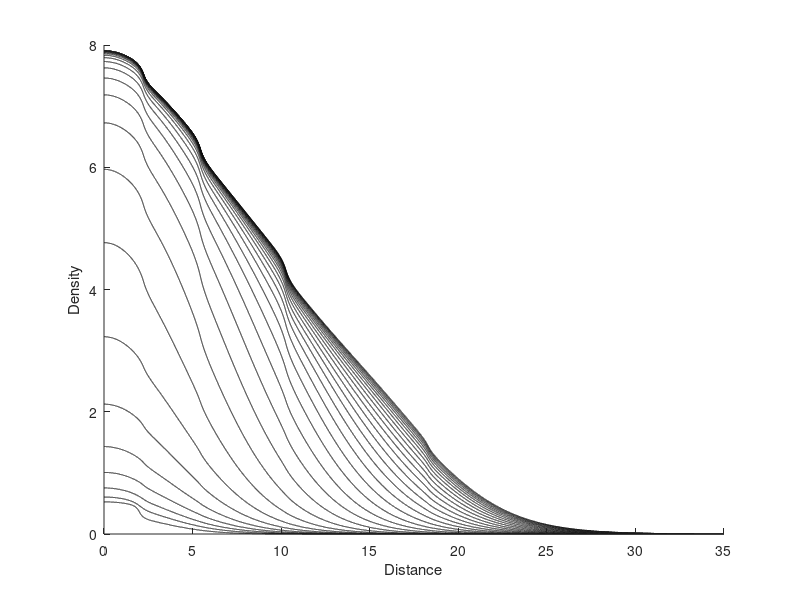
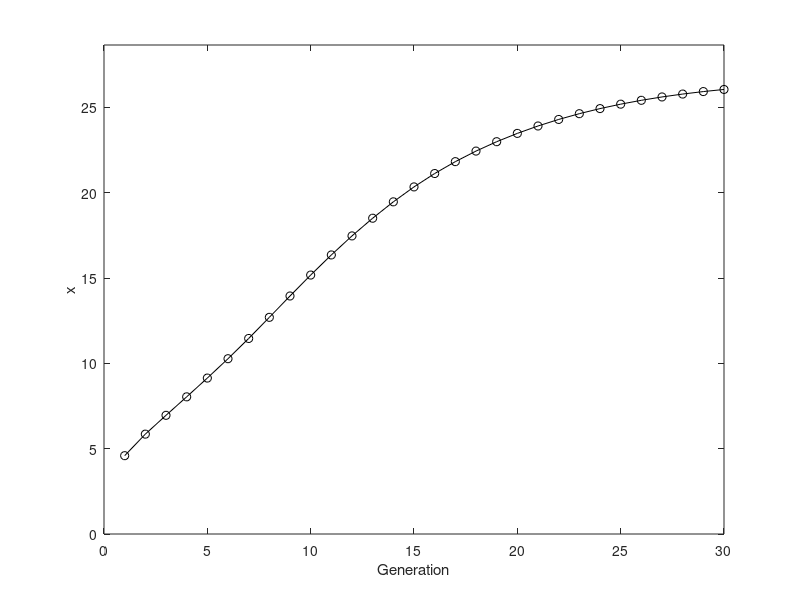

These charts were generated, in order, by the following MATLAB code:
% A program to compute the integrodifference equations of the Collared Dove
% Growth-Dispersal
% Nt curve is plotted after dispersal

%%%%% %%%%%%%%%%%%%%%%%%%%%%%%%%%%%%%%%
%%%%% 
%%%%% Pre - Initialization:
%%%%% 
%%%%% %%%%%%%%%%%%%%%%%%%%%%%%%%%%%%%%%

clear
figure(2)
clf;
F_P = [170 140 800 600];
Fig = gcf;
set(Fig, 'position', F_P);

%%%%% %%%%%%%%%%%%%%%%%%%%%%%%%%%%%%%%%
%%%%% 
%%%%% Initialization:
%%%%% 
%%%%% %%%%%%%%%%%%%%%%%%%%%%%%%%%%%%%%%

%%%%% System Constants:
Generation_Count = 30;

%%%%% Spatial Discretization:
% The physical domain is defined for -50 <= x <= 50.
% However, for the FFT, the computational domain is buffered with zeros for 
% -100 <= x < -50 and 50 <= x <= 100.
% (The number of grid points should be a power of 2 for the FFT solve.)

xl=35;
P      = 15;                   % 2^P data points for the Physical domain
Px     = 2^(P+1);              % Number of data points in the computational domain
x_step = 2*xl / (2^(P+1));     % 2^(P+1) data points for the computational domain
x      = [-xl : x_step : xl - 0.001*x_step];
x_plot = [0 : x_step : xl - 0.001*x_step];

%%%%% %%%%%%%%%%%%%%%%%%%%%%%%%%%%%%%%%
%%%%% 
%%%%% Define the Initial Population:
%%%%% 
%%%%% %%%%%%%%%%%%%%%%%%%%%%%%%%%%%%%%%

%%%%% Define the initial population:
% This is a delta function IC:
N1                      = zeros(1,Px);
N1                      = 0.5*(abs(x-1)<=1);
% N1(Px/4+3:3*Px/4-1)   = 34;

%%%%% Plot the initial population:
% subplot(2,3,4);
% plot( x_plot, N1(2^P+1:2^(P+1)), 'b-')
% xlabel( 'x');
% ylabel( 'N_{t}');
% title(  'Initial Population Density');
% axis([0,0.1*xl,0,max(N1)]);
% pause( 0.2 ); 

%%%%% Wave Front:
% Population threshold for the wave speed calculation.
wave_front = 0.1;

% To suppress numerical error, a week Allee effect is introduced.
Allee_tol = 10^(-10) * ones( size( x ) );

%%%%% %%%%%%%%%%%%%%%%%%%%%%%%%%%%%%%%%
%%%%% 
%%%%% Dispersal Kernel: x is the distance from the reference point in 100Km
%%%%% 
%%%%% %%%%%%%%%%%%%%%%%%%%%%%%%%%%%%%%%

%%%%%Normal + Laplace distribution:
 a1 = 0.07532;
 a2 = 10.1;
 b2 = 0.08904;
 c1 = 3.906;
 c2 = 1.988;
 K1 = a1 * exp(-(abs(x)/c1).^2)+b2*a2/c2*exp(-a2*abs(x)/c2);
 K1 = K1/(x_step*sum(K1)); % normalize

%%%%% Plot the dispersal Kernel:
% subplot(2,3,5);
% plot( x_plot-0.5*xl, K1(2^(P-1)+1:2^(P+1)-2^(P-1)), 'k-'); 
% %plot( x(2^(P-1)+1:2^(P+1)-2^(P-1)), K1(2^(P-1)+1:2^(P+1)-2^(P-1)), 'k-');axis([-10,10,0,1])
% xlabel( 'x');
% ylabel( 'y');
% title(  'Dispersal Kernel');

%%%%% Compute the FFT of the Dispersal Kernel:
%       calculate the fft of K1, multiplying by x_step to account
%       for the additional factor of Px and converting from a
%       interval length of 0 to 2*xl.  The fftshift accounts for
%       using an interval of (-xl,xl) as opposed to (0,2*xl).
% 
K_w1  = fft( fftshift( K1 ) )*x_step;


%%%%% %%%%%%%%%%%%%%%%%%%%%%%%%%%%%%%%%
%%%%% 
%%%%% Compute the solution to the IDE:
%%%%% 
%%%%% %%%%%%%%%%%%%%%%%%%%%%%%%%%%%%%%%

% parameters for growth dynamics
s = 0.4845;  
    
%%%%%%%%%%%%%%%%%%%%%%%%%%%%%%%%%%%%%%%   
% Convert T(z) to T(x) where z is the latitude w.r.t Florida
% and x is the corresponding distance from Florida in 100Km.    
%%%%%%%%%%%%%%%%%%%%%%%%%%%%%%%%%%%%%%%
sigma   = 18.6;
pp1     = 16.07;
q1      = 13.84;
T_x1    = ones(1,0.5*Px);
T_xfit  = pp1./(x_plot+q1*ones(1,0.5*Px));
tempT   = T_xfit-T_x1;
tempT2  = sign(tempT);
[YT,indn1]          = min(tempT2);
T_x1(indn1:0.5*Px)  = T_xfit(indn1:0.5*Px);
T_x     = ones(1,Px);
T_x(0.5*Px+1:Px)=T_x1;
    
%c = 0.558; % 2 eggs/breeding pair * survival rate of 27.9%
c       = 0.558;
delta   = 1.5;  % carrying capacity of  y = H(P) default: delta = 16.67
%%%%% Compute N_{t}(x) for t = 1 to Generation_Count:
Npl1    = N1;

for i = 1:1:Generation_Count
 
%%%%% Growth Stage:
% Growth equations (coupled)
  % partitions the vector Npl1 by the number of clutches per breeding
  % season
  
  % First, determine the indeces
  % 0<= T(x) < 1/(max_clutch) --> 0 clutches
  % 1/(max_clutch)<= T(x) < 2/(max_clutch) --> 1 clutches
  % 2/(max_clutch)<= T(x) < 3/(max_clutch) --> 2 clutches
  % 3/(max_clutch)<= T(x) < 4/(max_clutch) --> 3 clutches
  % 4/(max_clutch)<= T(x) < 5/(max_clutch) --> 4 clutches
  % :
  % (max_clutch-1)/(max_clutch)<= T(x) < 1 --> max_clutch-1 clutches
  % T(x) = 1 -->( max_clutch)clutches
   temp3 = T_x(0.5*Px+1:Px);
   tempNpl1 = Npl1(0.5*Px+1:Px);  % population density on the right half domain(physical domain)
   %determine the maximum/minimum numbers of clutches for given T(x). Note:
   %T(x) is a decreasing function.
   
   max_clutch =6; % maximum number of clutches possible per year
   Cmax = floor(max_clutch*temp3(1));
   Cmin = floor(max_clutch*temp3(0.5*Px));
   d = Cmax - Cmin;
   vec_ind = zeros(1,d);
   
   j=1;
   for k = Cmax:-1:Cmin+1
       temp4 = sign(temp3 -(k/max_clutch));
       [minval,indn2] = min(temp4);
       vec_ind(j) = indn2;  
       j=j+1;
   end 
   k = 1;
   C = max(Cmin,1);
  % empty_nest = 1;
   %stop = 0;
  %while empty_nest & ~stop
   for  l= Cmax:-1:C       
       if l == Cmax 
           M1=tempNpl1(1:vec_ind(k)-1);
       elseif l == C 
           M1=tempNpl1(vec_ind(k-1):0.5*Px);
           %stop = 1;
       else
           M1=tempNpl1(vec_ind(k-1):vec_ind(k)-1);
       end
       %initialize
       N_old = M1;
       P_old = zeros(1,length(M1));
       Q_new = zeros(1,length(M1));
       R_old = zeros(1,length(M1));
       delta_new = delta*ones(1,length(M1));
       Offsp_total = zeros(1,length(M1));
       
       for j = l:-1:1
       N_new = N_old-2*P_old;%unmated birds
       P_new = (N_new).^2./(4*max_clutch/sigma+2*N_new); % potential breeding pairs newly formed 
       Q_new = (P_new+R_old)./(1+P_new+R_old./delta_new); %pairs that found nest
       R_new = P_new + R_old - Q_new;%pairs that could not find nest but remain as pairs till breeding season ends
       Offsp_total =Offsp_total+c*j*Q_new; 

       %update
       N_old = N_new;
       P_old = P_new;
       R_old = R_new;
       delta_new = delta_new - Q_new;
%             if delta_new <= 0  % all nests are occupied and no more breeding takes place
%                empty_nest = 0;
%             end
       end 
       if l == Cmax
          temp5 = Offsp_total;
       else
          temp5 = [temp5 Offsp_total];   
       end
     k = k+1;
   end % first for loop
%end % while loop
       %tempoffsp = zeros(1,Px); 
       %if empty_nest ==1
          %tempoffsp(0.5*Px+1:Px) = temp5;
      % else
          tempoffsp(0.5*Px+1:0.5*Px+length(temp5)) = temp5;
       %end
  new_offsp = tempoffsp;
  temp2 = s*Npl1 + new_offsp;
  Npl1 = temp2; 

  
  Na   = Npl1;
  Nr   = Npl1(Px:-1:1);
    
 %%%%% FFT of the Na, Nr:
 % Na---actual population before dispersal 
 % Nr---reflected populuation before dispersal
  N_w1       = fft( Na );
  N_w2       = fft( Nr );
    
%%%%% Dispersal Stage:
% Convolve the dispersal kernel K with N_k-1:
  Npl_w1     = ( K_w1 .* N_w1 );
  Npl_w2     = ( K_w1 .* N_w2 );
  
% IFFT the population:
  temp1      =real(ifft( Npl_w1 + Npl_w2 ));
        % Zero any complex component of the FFT.  
        
% Implement reflexive boundary conditions:
  Npl1=temp1.*(x>=0);
  
% Week Allee effect:
% (Needed for any numerical noise at the leading edge of the population.)
  N_noise1 = le( Allee_tol, Npl1);
  Npl1     = Npl1 .* N_noise1;
  
  % update the population
  Np1_plot1  = Npl1;  
%%%%% Plot the new generation:
%if i/5 == floor(i/5)
figure(3)
  hold on
  plot( x_plot, Np1_plot1(2^P+1:2^(P+1)), 'k-')
  xlabel('Distance');
  ylabel('Density');
  hold off
%end
%%%%% Compute the location of the wave front:
  T_11 = Np1_plot1(2^P+1:2^(P+1)) - wave_front;
  T_21 = sign( T_11);
  [Y,ndx1(i)]  = min(T_21);

%%%%% Plot the location of the wave front from x = 0:
%   subplot(2,3,6);
figure(4)
  plot( [1:1:i], ndx1*x_step, 'ko-');
  axis( [0, Generation_Count, 0, 1.1*max(ndx1*x_step)] );
  xlabel( 'Generation');
  ylabel( 'x');
  %title(  'Wave front location of the dove');
      
%%%% Update the generation count:
  Gen_Num = i;
  pause( 0.2 );    % Pause to refresh the screen.
  
   end